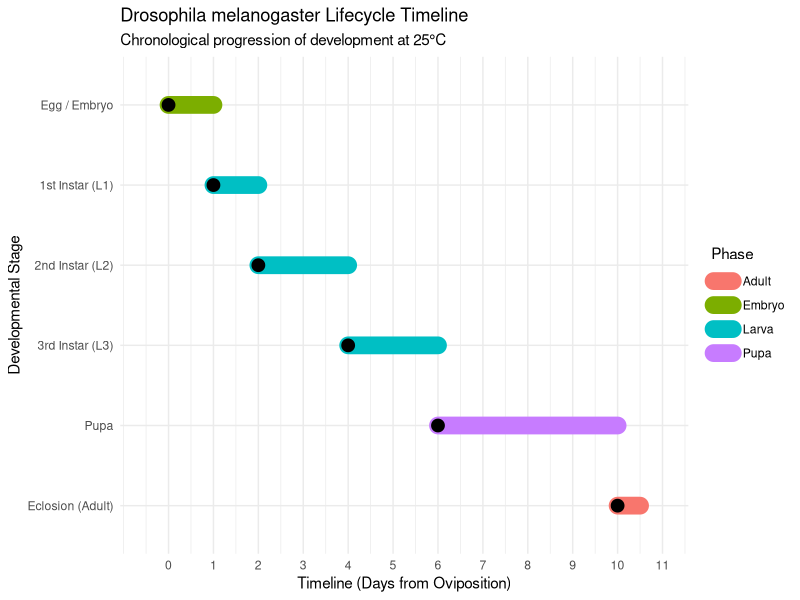

Reproduce this figure in R.
# Drosophila melanogaster developmental timeline
# Author: Riwaz Sangroula

library(ggplot2)

fly_data <- data.frame(
  Stage = factor(
    c(
      "Egg / Embryo",
      "1st Instar (L1)",
      "2nd Instar (L2)",
      "3rd Instar (L3)",
      "Pupa",
      "Eclosion (Adult)"
    ),
    levels = rev(
      c(
        "Egg / Embryo",
        "1st Instar (L1)",
        "2nd Instar (L2)",
        "3rd Instar (L3)",
        "Pupa",
        "Eclosion (Adult)"
      )
    )
  ),
  Start_Day = c(0, 1, 2, 4, 6, 10),
  End_Day = c(1, 2, 4, 6, 10, 10.5),
  Phase = c("Embryo", "Larva", "Larva", "Larva", "Pupa", "Adult")
)

ggplot(
  fly_data,
  aes(
    x = Start_Day,
    xend = End_Day,
    y = Stage,
    yend = Stage,
    color = Phase
  )
) +
  geom_segment(linewidth = 6, lineend = "round") +
  geom_point(aes(x = Start_Day), size = 4, color = "black") +
  scale_x_continuous(
    breaks = 0:11,
    limits = c(-0.5, 11)
  ) +
  labs(
    title = "Drosophila melanogaster Lifecycle Timeline",
    subtitle = "Chronological progression of development at 25°C",
    x = "Timeline (Days from Oviposition)",
    y = "Developmental Stage",
    color = "Phase"
  ) +
  theme_minimal()
